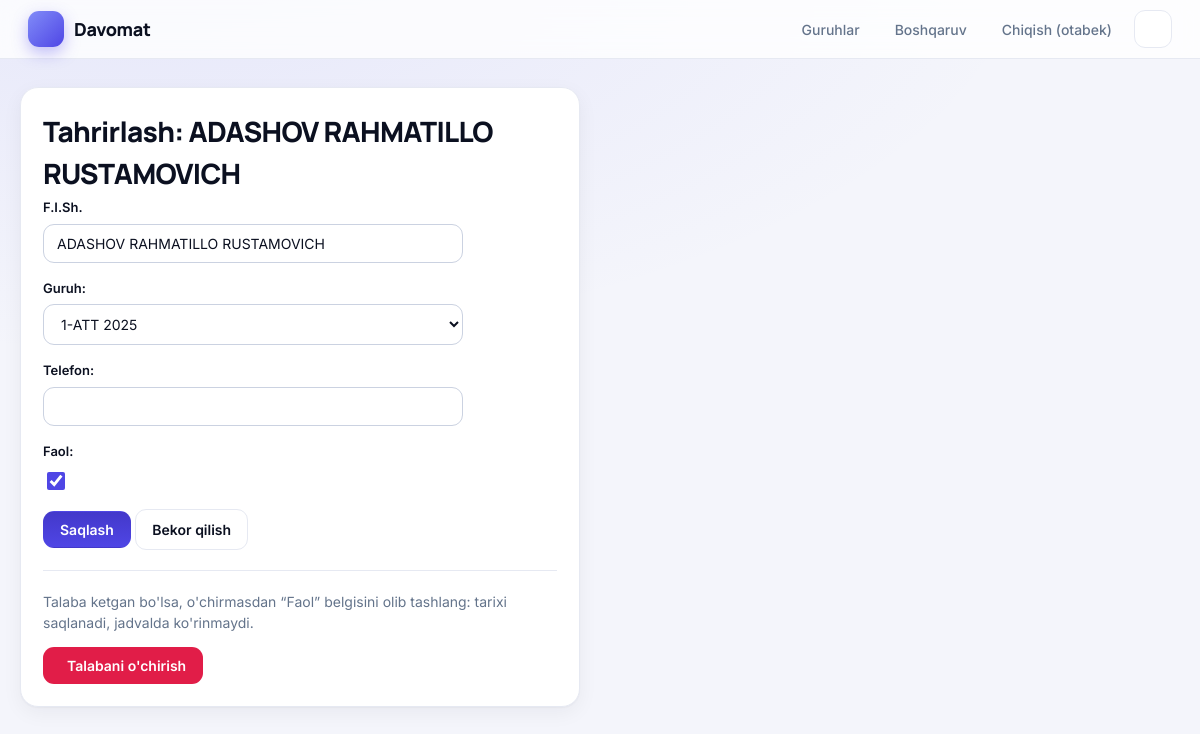
Page /talaba/7/tahrirlash/ (signed in) on the committed database.
### davomatapp/models.py (models this page shows, shortened)
class Student(models.Model):
    full_name = models.CharField("F.I.Sh.", max_length=150)
    group = models.ForeignKey(
        Group, on_delete=models.CASCADE, related_name="students", verbose_name="Guruh"
    )
    phone = models.CharField("Telefon", max_length=20, blank=True)
    is_active = models.BooleanField("Faol", default=True)
    class Meta:
        verbose_name = "Talaba"
        verbose_name_plural = "Talabalar"
        ordering = ["full_name"]

### davomatapp/views.py (the view)
# urls.py: path("talaba/<int:pk>/tahrirlash/", views.student_update, name="student_update"),
@login_required
def student_update(request, pk):
    student = get_object_or_404(Student, pk=pk)
    form = StudentEditForm(request.POST or None, instance=student)
    if request.method == "POST" and form.is_valid():
        student = form.save()
        messages.success(request, f"{student.full_name} ma'lumotlari yangilandi.")
        return redirect("group_detail", pk=student.group_id)
    return render(
        request,
        "davomatapp/form.html",
        {
            "form": form,
            "title": f"Tahrirlash: {student.full_name}",
            "back": student.group,
            "delete_url": reverse("student_delete", args=[student.pk]),
        },
    )

### davomatapp/forms.py
class StudentEditForm(forms.ModelForm):
    class Meta:
        model = Student
        fields = ["full_name", "group", "phone", "is_active"]

### davomatapp/models.py (called while the page is built)
    def __str__(self):
        return self.name

### davomatapp/templates/davomatapp/form.html (shortened to what this page needs)
{% extends "davomatapp/base.html" %}
{% block content %}
<div class="card" style="max-width:560px">
  <h1>{{ title }}</h1>
  <form method="post">{% csrf_token %}
    {{ form.as_p }}
    <button class="btn" type="submit">Saqlash</button>
    {% if back %}<a class="btn secondary" href="{% url 'group_detail' back.pk %}">Bekor qilish</a>
    {% else %}<a class="btn secondary" href="{% url 'group_list' %}">Bekor qilish</a>{% endif %}
  </form>
  {% if delete_url %}
    <hr style="border:0;border-top:1px solid var(--line);margin:20px 0">
    <p class="muted">Talaba ketgan bo'lsa, o'chirmasdan “Faol” belgisini olib tashlang: tarixi saqlanadi, jadvalda ko'rinmaydi.</p>
    <form method="post" action="{{ delete_url }}"
          onsubmit="return confirm('Talaba va uning barcha davomat yozuvlari o\'chiriladi. Davom etasizmi?')">
      <button class="btn" style="background:var(--red)" type="submit"><iconify-icon icon="solar:trash-bin-trash-bold-duotone"></iconify-icon> Talabani o'chirish</button>
    </form>
  {% endif %}
</div>
{% endblock %}

### davomatapp/templates/davomatapp/base.html (shortened to what this page needs)
<!DOCTYPE html>
<html lang="uz" data-theme="light">
<head>
</head>
<body>
<header>
  <a class="brand" href="{% url 'group_list' %}">
    <span class="brand-logo"><iconify-icon icon="solar:checklist-minimalistic-bold-duotone"></iconify-icon></span>
    <span>Davomat</span>
  </a>
  <nav>
    {% if user.is_authenticated %}
      <a href="{% url 'group_list' %}"><iconify-icon icon="solar:users-group-rounded-bold-duotone"></iconify-icon><span>Guruhlar</span></a>
      {% if user.is_staff %}
        <a href="{% url 'panel_dashboard' %}"><iconify-icon icon="solar:widget-5-bold-duotone"></iconify-icon><span>Boshqaruv</span></a>
      {% endif %}
      <a href="{% url 'logout' %}" onclick="event.preventDefault(); document.getElementById('lo').submit();">
        <iconify-icon icon="solar:logout-2-bold-duotone"></iconify-icon><span>Chiqish ({{ user.username }})</span>
      </a>
    {% endif %}
    <button type="button" class="icon-btn" id="theme-toggle" aria-label="Kun va tun rejimi" title="Kun / tun">
    </button>
  </nav>
</header>
<main>
  {% block content %}{% endblock %}
</main>
</body>
</html>

### davomatapp/templates/davomatapp/base.html (style rules this page uses)
:root { --bg:#f4f5fb; --surface:#ffffff; --surface-2:#f8f9fd; --text:#0b1020; --muted:#64748b; --line:#e6e9f2; --line-strong:#cbd2e1; --glow:rgba(99,102,241,.10); --primary:#6366f1; --primary-soft:#eef0ff; --btn:#4f46e5; --btn-hover:#4338ca; --green:#16a34a; --green-bg:#dcfce7; --red:#e11d48; --red-bg:#ffe4e6; --amber:#d97706; --amber-bg:#fef3c7; --header-bg:rgba(255,255,255,.78); --radius:18px; --shadow:0 1px 2px rgba(15,23,42,.04), 0 6px 20px rgba(15,23,42,.05); --shadow-lg:0 12px 36px rgba(15,23,42,.12); color-scheme: light; }
* { box-sizing:border-box; }
html { scroll-behavior:smooth; }
body { margin:0; font-family:Inter,system-ui,-apple-system,"Segoe UI",Roboto,sans-serif; color:var(--text); background:radial-gradient(900px 420px at 12% -8%, var(--glow), transparent), var(--bg); background-attachment:fixed; line-height:1.5; -webkit-font-smoothing:antialiased; transition:background-color .25s, color .25s; }
a { color:var(--primary); }
h1, h2, h3, .brand { font-family:Manrope,Inter,sans-serif; }
header { position:sticky; top:0; z-index:30; background:var(--header-bg); backdrop-filter:blur(14px); border-bottom:1px solid var(--line); padding:10px 28px; display:flex; justify-content:space-between; align-items:center; gap:12px; }
header a { text-decoration:none; }
.brand { display:flex; align-items:center; gap:10px; font-weight:800; font-size:18px; color:var(--text); letter-spacing:-.02em; }
.brand-logo { width:36px; height:36px; border-radius:11px; display:grid; place-items:center; color:#fff; font-size:21px; background:linear-gradient(135deg,#818cf8,#4f46e5); box-shadow:0 6px 16px rgba(79,70,229,.35); }
header nav { display:flex; gap:4px; align-items:center; }
header nav > a { display:inline-flex; align-items:center; gap:7px; color:var(--muted); font-size:14px; font-weight:500; padding:8px 12px; border-radius:11px; transition:.15s; }
.icon-btn { width:38px; height:38px; display:grid; place-items:center; border-radius:11px; cursor:pointer; background:var(--surface); border:1px solid var(--line); color:var(--text); font-size:19px; margin-left:6px; transition:.15s; }
main { max-width:1280px; margin:28px auto; padding:0 20px; }
.card { background:var(--surface); border:1px solid var(--line); border-radius:var(--radius); padding:22px; margin-bottom:20px; box-shadow:var(--shadow); transition:background-color .25s, border-color .25s; }
h1 { margin:0 0 4px; font-size:28px; font-weight:800; letter-spacing:-.025em; }
.muted { color:var(--muted); font-size:14px; }
.btn { display:inline-flex; align-items:center; gap:7px; padding:9px 16px; border-radius:11px; border:1px solid transparent; background:linear-gradient(180deg,var(--btn-hover),var(--btn)); color:#fff; text-decoration:none; font-size:14px; font-weight:600; cursor:pointer; transition:.15s; font-family:inherit; }
.btn.secondary { background:var(--surface); color:var(--text); border-color:var(--line); }
input[type=text], input[type=date], input[type=password], input[type=month], input[type=file], input[type=number], textarea, select { padding:10px 13px; border:1px solid var(--line-strong); border-radius:11px; font-size:14px; width:100%; max-width:420px; background:var(--surface); color:var(--text); font-family:inherit; transition:.15s; }
input::placeholder { color:var(--muted); }
form p { margin:0 0 16px; }
form label { display:block; font-weight:600; font-size:13px; margin-bottom:6px; }
form input[type=checkbox] { width:18px; height:18px; accent-color:var(--btn); vertical-align:middle; margin-right:6px; }
hr { border:0; border-top:1px solid var(--line); }

### rows in the picture
Student: full_name "ADASHOV RAHMATILLO RUSTAMOVICH", group "1-ATT 2025", is_active "☑"

### other values in the picture
{{ user.username }} "otabek"
{{ title }} "Tahrirlash: ADASHOV RAHMATILLO RUSTAMOVICH"
